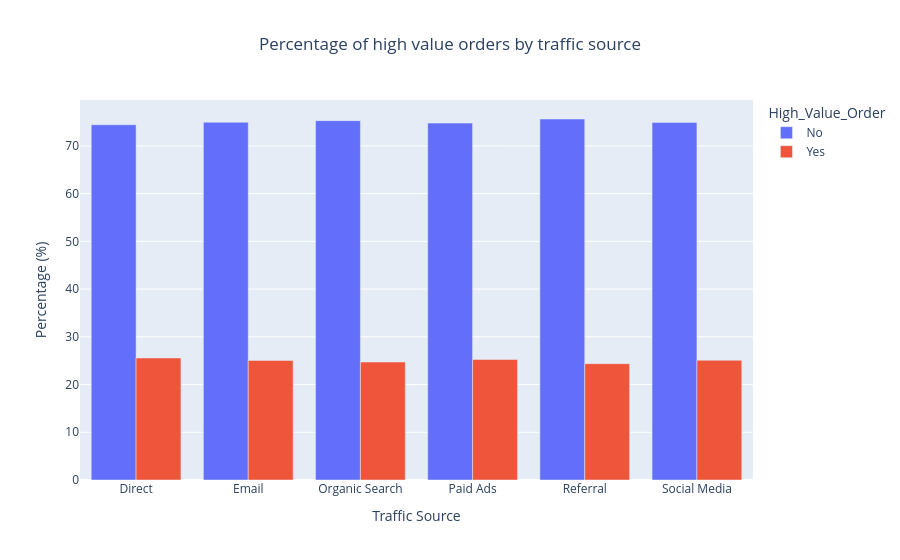

Notebook source saved alongside this figure:
### Code cell
fig = px.bar(
    grouped_data,
    x='Traffic_Source',
    y='Percentage',
    color='High_Value_Order',
    barmode='group',
    title = 'Percentage of high value orders by traffic source',
    labels={'Percentage': 'Percentage (%)', 'Traffic_Source': 'Traffic Source'},
)
fig.update_layout(title_x=0.5)
fig.show()

### Figure 1 — Plotly figure (JSON) as saved in the notebook; plotly's stock layout.template omitted (floating-point values rounded to 4 significant figures)
{"data": [{"alignmentgroup": "True", "hovertemplate": "High_Value_Order=No<br>Traffic Source=%{x}<br>Percentage (%)=%{y}<extra></extra>", "legendgroup": "No", "marker": {"color": "#636efa", "pattern": {"shape": ""}}, "name": "No", "offsetgroup": "No", "orientation": "v", "showlegend": true, "textposition": "auto", "type": "bar", "x": ["Direct", "Email", "Organic Search", "Paid Ads", "Referral", "Social Media"], "xaxis": "x", "y": [74.43, 74.94, 75.28, 74.77, 75.63, 74.92], "yaxis": "y"}, {"alignmentgroup": "True", "hovertemplate": "High_Value_Order=Yes<br>Traffic Source=%{x}<br>Percentage (%)=%{y}<extra></extra>", "legendgroup": "Yes", "marker": {"color": "#EF553B", "pattern": {"shape": ""}}, "name": "Yes", "offsetgroup": "Yes", "orientation": "v", "showlegend": true, "textposition": "auto", "type": "bar", "x": ["Direct", "Email", "Organic Search", "Paid Ads", "Referral", "Social Media"], "xaxis": "x", "y": [25.57, 25.06, 24.72, 25.23, 24.37, 25.08], "yaxis": "y"}], "layout": {"barmode": "group", "legend": {"title": {"text": "High_Value_Order"}, "tracegroupgap": 0}, "title": {"text": "Percentage of high value orders by traffic source", "x": 0.5}, "xaxis": {"anchor": "y", "domain": [0, 1], "title": {"text": "Traffic Source"}}, "yaxis": {"anchor": "x", "domain": [0, 1], "title": {"text": "Percentage (%)"}}}}
